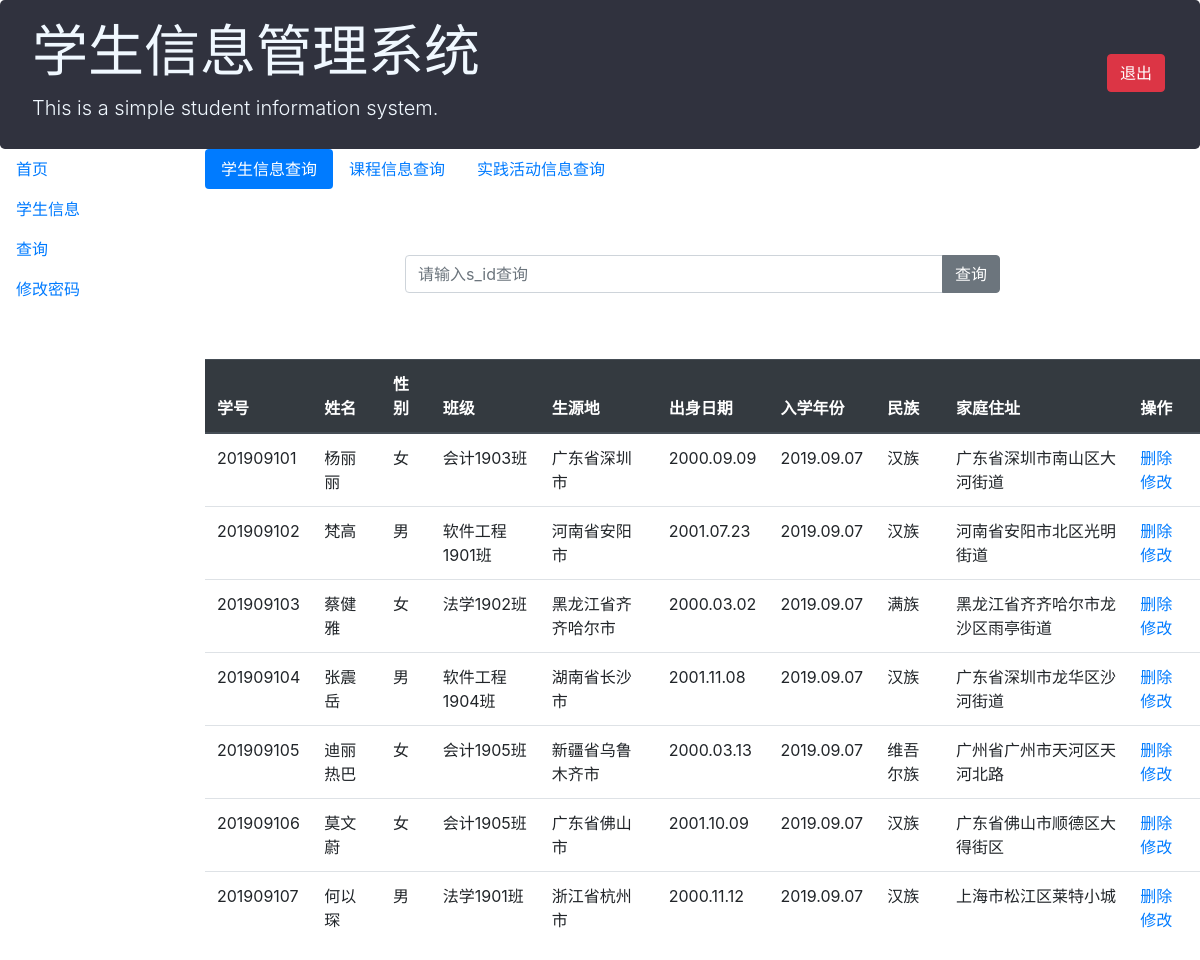
Screenshot of /homepage.php?type=selectPage with the database file from the repository.
### tables this page shows
create table student
(
    s_id varchar(20),
	name varchar(20) not null,
	gender varchar(5),
	class_name varchar(20),
	date_birth varchar(20),
	data_enrollment varchar(20),
	native_place varchar(20),
	nationality varchar(20),
	home_address varchar(20),
	users_name varchar(20),
	primary key(s_id)
);

### DetailPage/selectPage.php (the view, shortened to what this page needs)
<ul class="nav nav-pills mb-3" id="pills-tab" role="tablist">
    <li class="nav-item" role="presentation">
        <a class="nav-link active" id="pills-searchhome-tab" data-toggle="pill" href="#pills-searchhome" role="tab" aria-controls="pills-home" aria-selected="true">学生信息查询</a>
    </li>
    <li class="nav-item" role="presentation">
        <a class="nav-link" id="pills-searchprofile-tab" data-toggle="pill" href="#pills-searchprofile" role="tab" aria-controls="pills-searchprofile" aria-selected="false">课程信息查询</a>
    </li>
    <li class="nav-item" role="presentation">
        <a class="nav-link" id="pills-searchcontact-tab" data-toggle="pill" href="#pills-searchcontact" role="tab" aria-controls="pills-searchcontact" aria-selected="false">实践活动信息查询</a>
    </li>
</ul>
<div class="tab-content" id="pills-tabContent">
    <div class="tab-pane fade show active" id="pills-searchhome" role="tabpanel" aria-labelledby="pills-searchhome-tab">
        <form method="post" action="./search/search_student.php">
            <div class="input-group mb-3 search_ox">
                <input type="text" class="form-control" placeholder="请输入s_id查询" aria-label="Recipient's username" aria-describedby="button-addon2" name="search">
                <div class="input-group-append">
                    <button class="btn btn-secondary" type="submit" id="button-addon2">查询</button>
                </div>
            </div>
        </form>
        <table class="table">
            <thead class="thead-dark">
                <tr>
                    <th scope="col">学号</th>
                    <th scope="col">姓名</th>
                    <th scope="col">性别</th>
                    <th scope="col">班级</th>
                    <th scope="col">生源地</th>
                    <th scope="col">出身日期</th>
                    <th scope="col">入学年份</th>
                    <th scope="col">民族</th>
                    <th scope="col">家庭住址</th>
                    <th scope="col">操作</th>
                </tr>
            </thead>
            <tbody>
                <?php
                $sql = "SELECT * FROM student";
                foreach ($conn->query($sql) as $row) {
                    echo "<tr>";
                    echo "<td>{$row['s_id']}</td>";
                    echo "<td>{$row['name']}</td>";
                    echo "<td>{$row['gender']}</td>";
                    echo "<td>{$row['class_name']}</td>";
                    echo "<td>{$row['native_place']}</td>";
                    echo "<td>{$row['date_birth']}</td>";
                    echo "<td>{$row['data_enrollment']}</td>";
                    echo "<td>{$row['nationality']}</td>";
                    echo "<td>{$row['home_address']}</td>";
                    echo "<td>
                      <a href='javascript:del_sure({$row['s_id']})'>删除</a>
                      <a href='student_change.php?s_id=({$row['s_id']})'>修改</a>
                        </td>";
                    echo "</tr>";
                }
                ?>
            </tbody>
        </table>
    </div>
</div>

### homepage.php (shortened to what this page needs)
<?php require_once("conn.php"); ?>
<!doctype html>
<html lang="zh-CN">
<head>
  <link rel="stylesheet" href="https://cdn.jsdelivr.net/npm/bootstrap@4.6.0/dist/css/bootstrap.min.css">
  <link rel="stylesheet" href="./css/home.css">
</head>
<body>
  <div class="jumbotron" id="header">
    <h1 class="display-4" style="color: aliceblue;">学生信息管理系统</h1>
    <p class="lead" style="color: aliceblue;">This is a simple student information system.</p>
    <a class="btn btn-danger LoginOut" href="home.php" role="button">退出</a>
  </div>
  <div class="row">
    <div class="col-2">
      <div>
        <a class="nav-link" href="?type=introducePage">首页</a>
        <a class="nav-link" href="?type=informationPage">学生信息</a>
        <a class="nav-link" href="?type=selectPage">查询</a>
        <a class="nav-link" href="?type=settingPage">修改密码</a>
      </div>
    </div>
    <div class="col-10">
      <div class="tab-content">
        <?php
        if ($_GET['type'] == 'selectPage') {
          require_once "./DetailPage/selectPage.php";
        }
        ?>
      </div>
    </div>
  </div>
</body>
</html>

### css/home.css (style rules this page uses)
* { padding: 0; margin: 0; }
#header { margin-bottom: 0%; padding-bottom: 10px; padding-top: 18px; background-color: rgb(48, 50, 62); }
.search_ox { padding-left: 200px; padding-right: 200px; padding-top: 50px; padding-bottom: 50px; }

### homepage.php (style rules this page uses)
.LoginOut { position: absolute; top: 54px; right: 35px; }

### rows the page displays
student: s_id "201909101", name "杨丽丽", gender "女", class_name "会计1903班", native_place "广东省深圳市", date_birth "2000.09.09", data_enrollment "2019.09.07", nationality "汉族", home_address "广东省深圳市南山区大河街道"
student: s_id "201909102", name "梵高", gender "男", class_name "软件工程1901班", native_place "河南省安阳市", date_birth "2001.07.23", data_enrollment "2019.09.07", nationality "汉族", home_address "河南省安阳市北区光明街道"
student: s_id "201909103", name "蔡健雅", gender "女", class_name "法学1902班", native_place "黑龙江省齐齐哈尔市", date_birth "2000.03.02", data_enrollment "2019.09.07", nationality "满族", home_address "黑龙江省齐齐哈尔市龙沙区雨亭街道"
student: s_id "201909104", name "张震岳", gender "男", class_name "软件工程1904班", native_place "湖南省长沙市", date_birth "2001.11.08", data_enrollment "2019.09.07", nationality "汉族", home_address "广东省深圳市龙华区沙河街道"
student: s_id "201909105", name "迪丽热巴", gender "女", class_name "会计1905班", native_place "新疆省乌鲁木齐市", date_birth "2000.03.13", data_enrollment "2019.09.07", nationality "维吾尔族", home_address "广州省广州市天河区天河北路"
student: s_id "201909106", name "莫文蔚", gender "女", class_name "会计1905班", native_place "广东省佛山市", date_birth "2001.10.09", data_enrollment "2019.09.07", nationality "汉族", home_address "广东省佛山市顺德区大得街区"
student: s_id "201909107", name "何以琛", gender "男", class_name "法学1901班", native_place "浙江省杭州市", date_birth "2000.11.12", data_enrollment "2019.09.07", nationality "汉族", home_address "上海市松江区莱特小城"
